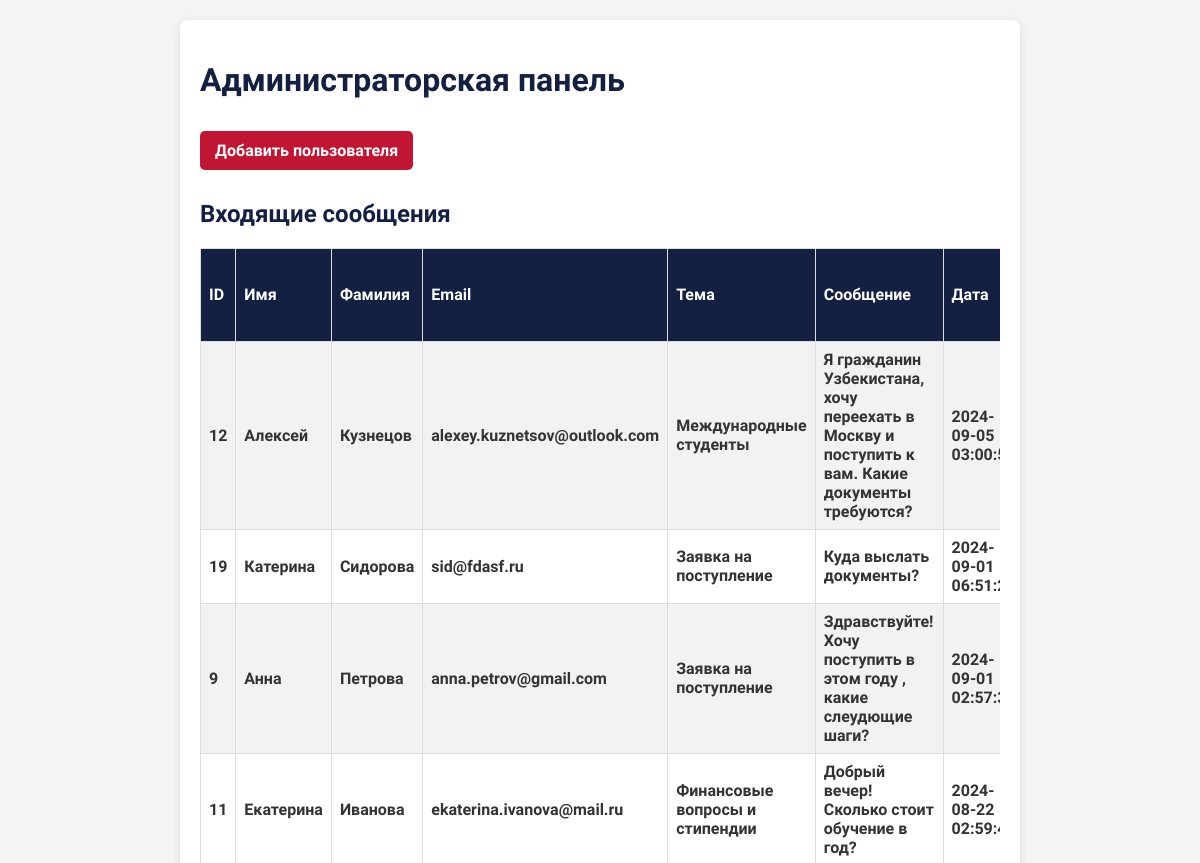
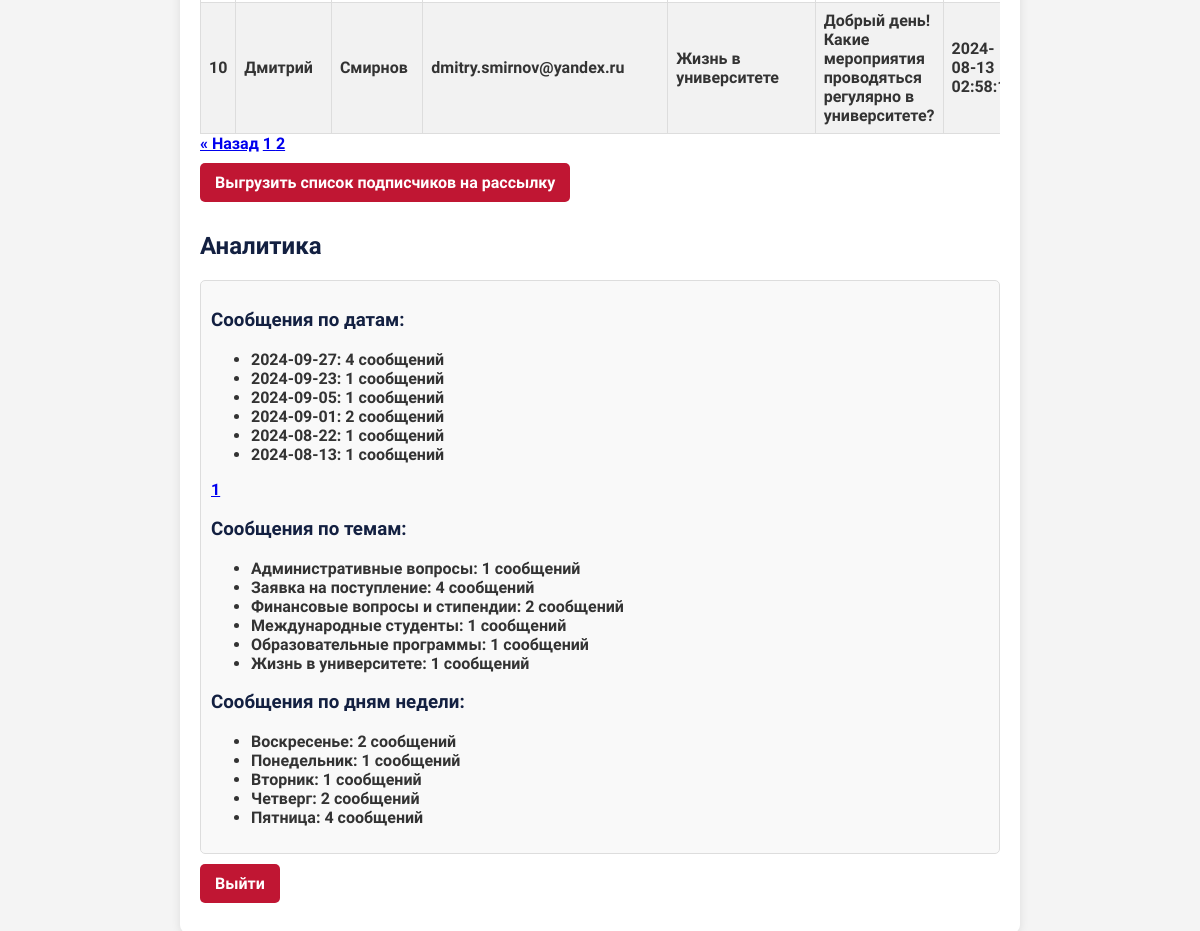
Screenshot of /admin.php?page=2 (signed in) with the database file from the repository (2 pictures, top to bottom).
### tables this page shows
CREATE TABLE `feedback` (
  `id` int(11) NOT NULL,
  `name` varchar(100) NOT NULL,
  `surname` varchar(100) NOT NULL,
  `subject` varchar(255) NOT NULL,
  `email` varchar(100) NOT NULL,
  `phone` varchar(20) DEFAULT NULL,
  `message` text NOT NULL,
  `created_at` timestamp NOT NULL DEFAULT CURRENT_TIMESTAMP,
  `file_name` varchar(255) DEFAULT NULL,
  `newsletter` tinyint(1) NOT NULL DEFAULT '0'
);

### admin.php (the view, shortened to what this page needs)
<?php
$servername = "localhost";
$username = "f1033603_univerproject";
$password = "ZBTh007B";
$dbname = "f1033603_univerproject";
$conn = new mysqli($servername, $username, $password, $dbname);
$user_role = $_SESSION['role'];
$show_analytics = in_array($user_role, ['marketer', 'admin']);
$limit = 5;
$page = isset($_GET['page']) ? (int)$_GET['page'] : 1;
$offset = ($page - 1) * $limit;
$sql = "SELECT * FROM feedback ORDER BY created_at DESC LIMIT $limit OFFSET $offset";
$result = $conn->query($sql);
$sql_count = "SELECT COUNT(*) AS total FROM feedback";
$result_count = $conn->query($sql_count);
$data_count = $result_count->fetch_assoc();
$total_messages = $data_count['total'];
$total_pages = ceil($total_messages / $limit);
$subject_labels = [
    "admission" => "Заявка на поступление",
    "exams" => "Приемная комиссия и вступительные экзамены",
    "programs" => "Образовательные программы",
    "finance" => "Финансовые вопросы и стипендии",
    "university_life" => "Жизнь в университете",
    "administrative" => "Административные вопросы",
    "international_students" => "Международные студенты",
    "other" => "Другие вопросы"
];
?>
<!DOCTYPE html>
<html lang="ru">
<head>
    <link rel="stylesheet" href="admin_styles.css">
</head>
<body>
    <div class="container">
        <h1>Администраторская панель</h1>
        <?php if ($_SESSION['role'] === 'admin'):  ?>
            <a href="add_user.php" class="btn">Добавить пользователя</a>
        <?php endif; ?>
        <h2>Входящие сообщения</h2>
        <table>
            <tr>
                <th>ID</th>
                <th>Имя</th>
                <th>Фамилия</th>
                <th>Email</th>
                <th>Тема</th>
                <th>Сообщение</th>
                <th>Дата</th>
            </tr>
            <?php
            if ($result->num_rows > 0) {
                while($row = $result->fetch_assoc()) {
                    echo "<tr>";
                    echo "<td>" . $row['id'] . "</td>";
                    echo "<td>" . htmlspecialchars($row['name']) . "</td>";
                    echo "<td>" . htmlspecialchars($row['surname']) . "</td>";
                    echo "<td>" . htmlspecialchars($row['email']) . "</td>";
                    $subject_display = isset($subject_labels[$row['subject']]) ? $subject_labels[$row['subject']] : "Неизвестная тема";
                    echo "<td>" . htmlspecialchars($subject_display) . "</td>";
                    echo "<td>" . htmlspecialchars($row['message']) . "</td>";
                    echo "<td>" . $row['created_at'] . "</td>";
                    echo "</tr>";
                }
            } else {
                echo "<tr><td colspan='10'>Нет сообщений</td></tr>";
            }
            ?>
        </table>
        <div class="pagination">
            <?php if ($page > 1): ?>
                <a href="?page=<?php echo $page - 1; ?>">&laquo; Назад</a>
            <?php endif; ?>
            <?php for ($i = 1; $i <= $total_pages; $i++): ?>
                <a href="?page=<?php echo $i; ?>" class="<?php echo ($i === $page) ? 'active' : ''; ?>">
                    <?php echo $i; ?>
                </a>
            <?php endfor; ?>
        </div>
<?php if (in_array($user_role, ['admin', 'marketer'])): ?>
    <a href="export_newsletter.php" class="btn">Выгрузить список подписчиков на рассылку</a>
<?php endif; ?>
        <?php if ($show_analytics):  ?>
            <h2>Аналитика</h2>
            <div class="analytics">
                <?php
                $analytics_limit = 7;
                $analytics_page = isset($_GET['analytics_page']) ? (int)$_GET['analytics_page'] : 1;
                $analytics_offset = ($analytics_page - 1) * $analytics_limit;
                $sql_analytics = "SELECT DATE(created_at) AS date, COUNT(*) AS count
                  FROM feedback
                  GROUP BY DATE(created_at)
                  ORDER BY DATE(created_at) DESC
                  LIMIT $analytics_limit OFFSET $analytics_offset";
                $result_analytics = $conn->query($sql_analytics);
                $sql_analytics_count = "SELECT COUNT(DISTINCT DATE(created_at)) AS total_dates FROM feedback";
                $result_analytics_count = $conn->query($sql_analytics_count);
                $data_analytics_count = $result_analytics_count->fetch_assoc();
                $total_dates = $data_analytics_count['total_dates'];
                $total_analytics_pages = ceil($total_dates / $analytics_limit);
                $sql_subject_analytics = "SELECT subject, COUNT(*) AS count FROM feedback GROUP BY subject";
                $result_subject_analytics = $conn->query($sql_subject_analytics);
                $sql_weekday_analytics = "
                    SELECT DAYOFWEEK(created_at) AS weekday, COUNT(*) AS count
                    FROM feedback
                    GROUP BY DAYOFWEEK(created_at)
                    ORDER BY DAYOFWEEK(created_at);
                ";
                $result_weekday_analytics = $conn->query($sql_weekday_analytics);
                $days_of_week = [
                    1 => 'Воскресенье',
                    2 => 'Понедельник',
                    3 => 'Вторник',
                    4 => 'Среда',
                    5 => 'Четверг',
                    6 => 'Пятница',
                    7 => 'Суббота'
                ];
echo "<h3>Сообщения по датам:</h3>";
echo "<ul>";
if ($result_analytics->num_rows > 0) {
    while ($row = $result_analytics->fetch_assoc()) {
        echo "<li>" . $row['date'] . ": " . $row['count'] . " сообщений</li>";
    }
} else {
    echo "<li>Нет данных</li>";
}
echo "</ul>";
echo '<div class="pagination">';
for ($i = 1; $i <= $total_analytics_pages; $i++) {
    echo '<a href="?analytics_page=' . $i . '" class="' . ($i === $analytics_page ? 'active' : '') . '">' . $i . '</a>';
}
echo '</div>';
                echo "<h3>Сообщения по темам:</h3>";
                echo "<ul>";
                if ($result_subject_analytics->num_rows > 0) {
                    while ($row = $result_subject_analytics->fetch_assoc()) {
                        $subject_display = isset($subject_labels[$row['subject']]) ? $subject_labels[$row['subject']] : "Неизвестная тема";
                        echo "<li>" . htmlspecialchars($subject_display) . ": " . $row['count'] . " сообщений</li>";
                    }
                } else {
                    echo "<li>Нет данных</li>";
                }
                echo "</ul>";
                echo "<h3>Сообщения по дням недели:</h3>";
                echo "<ul>";
                if ($result_weekday_analytics->num_rows > 0) {
                    while ($row = $result_weekday_analytics->fetch_assoc()) {
                        $day_name = $days_of_week[$row['weekday']];
                        echo "<li>" . $day_name . ": " . $row['count'] . " сообщений</li>";
                    }
                } else {
                    echo "<li>Нет данных</li>";
                }
                echo "</ul>";
                ?>
            </div>
        <?php endif; ?>
        <a href="logout.php" class="btn">Выйти</a>
    </div>
</body>
</html>

### admin_styles.css (style rules this page uses)
body { font-family: 'Proxima Nova', Arial, sans-serif; font-weight: 600; background-color: #f4f4f4; color: #333; margin: 0; padding: 20px; }
.container { max-width: 800px; margin: 0 auto; background: white; padding: 20px; border-radius: 8px; box-shadow: 0 2px 10px rgba(0, 0, 0, 0.1); }
h1, h2, h3 { font-family: 'Proxima Nova', Arial, sans-serif; font-weight: 600; color: #132041; }
table { width: 100%; border-collapse: collapse; margin-top: 20px; }
th, td { border: 1px solid #ddd; padding: 8px; text-align: left; }
th { background-color: #132041; color: white; }
tr:nth-child(even) { background-color: #f2f2f2; }
.btn { display: inline-block; margin: 10px 0; padding: 10px 15px; background-color: #c01633; color: white; text-decoration: none; border-radius: 5px; transition: background-color 0.3s; }
.analytics { margin-top: 20px; padding: 10px; background-color: #f9f9f9; border: 1px solid #ddd; border-radius: 5px; }
table { width: 100%; border-collapse: collapse; margin-top: 20px; overflow-x: auto; display: block; }
th, td { border: 1px solid #ddd; padding: 8px; text-align: left; word-wrap: break-word; }

### rows the page displays
feedback: id "12", name "Алексей", surname "Кузнецов", email "alexey.kuznetsov@outlook.com", subject "Международные студенты", message "Я гражданин Узбекистана, хочу переехать в Москву и поступить к вам. Какие документы требуются?", created_at "2024-09-05…"
feedback: id "19", name "Катерина", surname "Сидорова", email "sid@fdasf.ru", subject "Заявка на поступление", message "Куда выслать документы?", created_at "2024-09-01…"
feedback: id "9", name "Анна", surname "Петрова", email "anna.petrov@gmail.com", subject "Заявка на поступление", message "Здравствуйте! Хочу поступить в этом году , какие слеудющие шаги?", created_at "2024-09-01…"
feedback: id "11", name "Екатерина", surname "Иванова", email "ekaterina.ivanova@mail.ru", subject "Финансовые вопросы и стипендии", message "Добрый вечер! Сколько стоит обучение в год?", created_at "2024-08-22…"
feedback: id "10", name "Дмитрий", surname "Смирнов", email "dmitry.smirnov@yandex.ru", subject "Жизнь в университете", message "Добрый день! Какие мероприятия проводяться регулярно в университете?", created_at "2024-08-13…"

### other values shown
$row['date'] "2024-09-27"
$row['count'] "4"
$row['date'] "2024-09-23"
$row['count'] "1"
$row['date'] "2024-09-05"
$row['date'] "2024-09-01"
$row['count'] "2"
$row['date'] "2024-08-22"
$row['date'] "2024-08-13"
$subject_display "Административные вопросы"
$subject_display "Заявка на поступление"
$subject_display "Финансовые вопросы и стипендии"
$subject_display "Международные студенты"
$subject_display "Образовательные программы"
$subject_display "Жизнь в университете"
